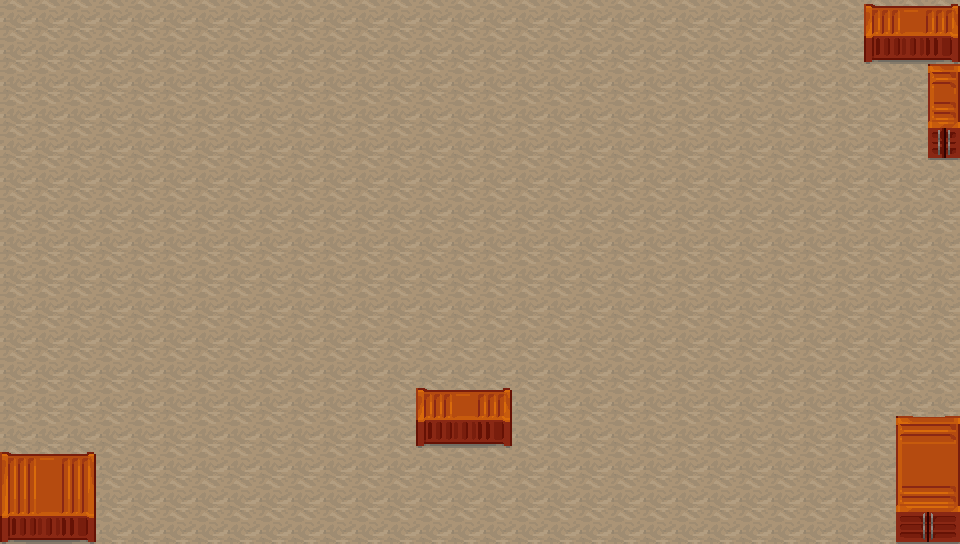

This is a level from a 2D game, rendered from its Tiled map with the project's own tilesets. A one-line summary and the complete map file follow:
An orthogonal 30x17 tile map with 32x32 px tiles, 2 tile layers (Kachelebene 1, Kachelebene 2) and 25 objects.

<map version="1.0" tiledversion="1.1.1" orientation="orthogonal" renderorder="right-down" width="30" height="17" tilewidth="32" tileheight="32" infinite="0" nextobjectid="1">
 <tileset firstgid="1" name="tileset" tilewidth="32" tileheight="32" tilecount="100" columns="10">
  <image source="../Sprites/tileset.png" width="320" height="320" />
  <tile id="2">
   <objectgroup draworder="index">
    <object id="1" x="0.125" y="0.125" width="31.6307" height="31.8125" />
   </objectgroup>
  </tile>
  <tile id="12">
   <objectgroup draworder="index">
    <object id="1" x="0.25" y="0.1875" width="31.5" height="31.7443" />
   </objectgroup>
  </tile>
  <tile id="13">
   <objectgroup draworder="index">
    <object id="1" x="0" y="20" width="32" height="12" />
   </objectgroup>
  </tile>
  <tile id="14">
   <objectgroup draworder="index">
    <object id="1" x="0" y="20" width="32" height="12" />
   </objectgroup>
  </tile>
  <tile id="15">
   <objectgroup draworder="index">
    <object id="2" x="0" y="20" width="32" height="12" />
   </objectgroup>
  </tile>
  <tile id="22">
   <objectgroup draworder="index">
    <object id="1" x="0.0625" y="0.125" width="31.5114" height="29.2955" />
   </objectgroup>
  </tile>
  <tile id="23">
   <objectgroup draworder="index">
    <object id="1" x="-0.125" y="0.3125" width="31.8239" height="28.983" />
   </objectgroup>
  </tile>
  <tile id="24">
   <objectgroup draworder="index">
    <object id="1" x="-0.0625" y="0.125" width="31.8182" height="27.7159" />
   </objectgroup>
  </tile>
  <tile id="25">
   <objectgroup draworder="index">
    <object id="1" x="-0.125" y="-0.125" width="31.5114" height="29.4205" />
   </objectgroup>
  </tile>
  <tile id="32">
   <objectgroup draworder="index">
    <object id="1" x="0.181818" y="0" width="31.8182" height="31.8182" />
   </objectgroup>
  </tile>
  <tile id="33">
   <objectgroup draworder="index">
    <object id="1" x="-0.363636" y="0.363636" width="32.1818" height="31.0909" />
   </objectgroup>
  </tile>
  <tile id="34">
   <objectgroup draworder="index">
    <object id="1" x="0" y="20" width="32" height="12" />
   </objectgroup>
  </tile>
  <tile id="35">
   <objectgroup draworder="index">
    <object id="1" x="0" y="20" width="32" height="12" />
   </objectgroup>
  </tile>
  <tile id="36">
   <objectgroup draworder="index">
    <object id="1" x="0" y="20" width="32" height="12" />
   </objectgroup>
  </tile>
  <tile id="42">
   <objectgroup draworder="index">
    <object id="2" x="0" y="0" width="32" height="32" />
   </objectgroup>
  </tile>
  <tile id="43">
   <objectgroup draworder="index">
    <object id="1" x="0" y="0" width="32" height="32" />
   </objectgroup>
  </tile>
  <tile id="44">
   <objectgroup draworder="index">
    <object id="1" x="0" y="0" width="32" height="32" />
   </objectgroup>
  </tile>
  <tile id="45">
   <objectgroup draworder="index">
    <object id="1" x="0" y="0" width="32" height="32" />
   </objectgroup>
  </tile>
  <tile id="46">
   <objectgroup draworder="index">
    <object id="1" x="0" y="0" width="32" height="32" />
   </objectgroup>
  </tile>
  <tile id="52">
   <objectgroup draworder="index">
    <object id="1" x="0" y="0" width="32" height="32" />
   </objectgroup>
  </tile>
  <tile id="53">
   <objectgroup draworder="index">
    <object id="1" x="0" y="0" width="32" height="32" />
   </objectgroup>
  </tile>
  <tile id="54">
   <objectgroup draworder="index">
    <object id="1" x="0" y="0" width="32" height="32" />
   </objectgroup>
  </tile>
  <tile id="55">
   <objectgroup draworder="index">
    <object id="1" x="0" y="0" width="32" height="32" />
   </objectgroup>
  </tile>
  <tile id="56">
   <objectgroup draworder="index">
    <object id="1" x="0" y="0" width="32" height="32" />
   </objectgroup>
  </tile>
  <tile id="62">
   <objectgroup draworder="index">
    <object id="1" x="0" y="0" width="32" height="32" />
   </objectgroup>
  </tile>
 </tileset>
 <layer name="Kachelebene 1" width="30" height="17">
  <data encoding="csv">
11,11,11,11,11,11,11,11,11,11,11,11,11,11,11,11,11,11,11,11,11,11,11,11,11,11,11,11,11,11,
11,11,11,11,11,11,11,11,11,11,11,11,11,11,11,11,11,11,11,11,11,11,11,11,11,11,11,24,25,26,
11,11,11,11,11,11,11,11,11,11,11,11,11,11,11,11,11,11,11,11,11,11,11,11,11,11,11,11,11,11,
11,11,11,11,11,11,11,11,11,11,11,11,11,11,11,11,11,11,11,11,11,11,11,11,11,11,11,11,11,13,
11,11,11,11,11,11,11,11,11,11,11,11,11,11,11,11,11,11,11,11,11,11,11,11,11,11,11,11,11,23,
11,11,11,11,11,11,11,11,11,11,11,11,11,11,11,11,11,11,11,11,11,11,11,11,11,11,11,11,11,11,
11,11,11,11,11,11,11,11,11,11,11,11,11,11,11,11,11,11,11,11,11,11,11,11,11,11,11,11,11,11,
11,11,11,11,11,11,11,11,11,11,11,11,11,11,11,11,11,11,11,11,11,11,11,11,11,11,11,11,11,11,
11,11,11,11,11,11,11,11,11,11,11,11,11,11,11,11,11,11,11,11,11,11,11,11,11,11,11,11,11,11,
11,11,11,11,11,11,11,11,11,11,11,11,11,11,11,11,11,11,11,11,11,11,11,11,11,11,11,11,11,11,
11,11,11,11,11,11,11,11,11,11,11,11,11,11,11,11,11,11,11,11,11,11,11,11,11,11,11,11,11,11,
11,11,11,11,11,11,11,11,11,11,11,11,11,11,11,11,11,11,11,11,11,11,11,11,11,11,11,11,11,11,
11,11,11,11,11,11,11,11,11,11,11,11,11,11,11,11,11,11,11,11,11,11,11,11,11,11,11,11,11,11,
11,11,11,11,11,11,11,11,11,11,11,11,11,24,25,26,11,11,11,11,11,11,11,11,11,11,11,11,11,11,
11,11,11,11,11,11,11,11,11,11,11,11,11,11,11,11,11,11,11,11,11,11,11,11,11,11,11,11,43,44,
45,46,47,11,11,11,11,11,11,11,11,11,11,11,11,11,11,11,11,11,11,11,11,11,11,11,11,11,53,54,
55,56,57,11,11,11,11,11,11,11,11,11,11,11,11,11,11,11,11,11,11,11,11,11,11,11,11,11,63,64
</data>
 </layer>
 <layer name="Kachelebene 2" width="30" height="17">
  <data encoding="csv">
0,0,0,0,0,0,0,0,0,0,0,0,0,0,0,0,0,0,0,0,0,0,0,0,0,0,0,14,15,16,
0,0,0,0,0,0,0,0,0,0,0,0,0,0,0,0,0,0,0,0,0,0,0,0,0,0,0,0,0,0,
0,0,0,0,0,0,0,0,0,0,0,0,0,0,0,0,0,0,0,0,0,0,0,0,0,0,0,0,0,3,
0,0,0,0,0,0,0,0,0,0,0,0,0,0,0,0,0,0,0,0,0,0,0,0,0,0,0,0,0,0,
0,0,0,0,0,0,0,0,0,0,0,0,0,0,0,0,0,0,0,0,0,0,0,0,0,0,0,0,0,0,
0,0,0,0,0,0,0,0,0,0,0,0,0,0,0,0,0,0,0,0,0,0,0,0,0,0,0,0,0,0,
0,0,0,0,0,0,0,0,0,0,0,0,0,0,0,0,0,0,0,0,0,0,0,0,0,0,0,0,0,0,
0,0,0,0,0,0,0,0,0,0,0,0,0,0,0,0,0,0,0,0,0,0,0,0,0,0,0,0,0,0,
0,0,0,0,0,0,0,0,0,0,0,0,0,0,0,0,0,0,0,0,0,0,0,0,0,0,0,0,0,0,
0,0,0,0,0,0,0,0,0,0,0,0,0,0,0,0,0,0,0,0,0,0,0,0,0,0,0,0,0,0,
0,0,0,0,0,0,0,0,0,0,0,0,0,0,0,0,0,0,0,0,0,0,0,0,0,0,0,0,0,0,
0,0,0,0,0,0,0,0,0,0,0,0,0,0,0,0,0,0,0,0,0,0,0,0,0,0,0,0,0,0,
0,0,0,0,0,0,0,0,0,0,0,0,0,14,15,16,0,0,0,0,0,0,0,0,0,0,0,0,0,0,
0,0,0,0,0,0,0,0,0,0,0,0,0,0,0,0,0,0,0,0,0,0,0,0,0,0,0,0,33,34,
35,36,37,0,0,0,0,0,0,0,0,0,0,0,0,0,0,0,0,0,0,0,0,0,0,0,0,0,0,0,
0,0,0,0,0,0,0,0,0,0,0,0,0,0,0,0,0,0,0,0,0,0,0,0,0,0,0,0,0,0,
0,0,0,0,0,0,0,0,0,0,0,0,0,0,0,0,0,0,0,0,0,0,0,0,0,0,0,0,0,0
</data>
 </layer>
</map>